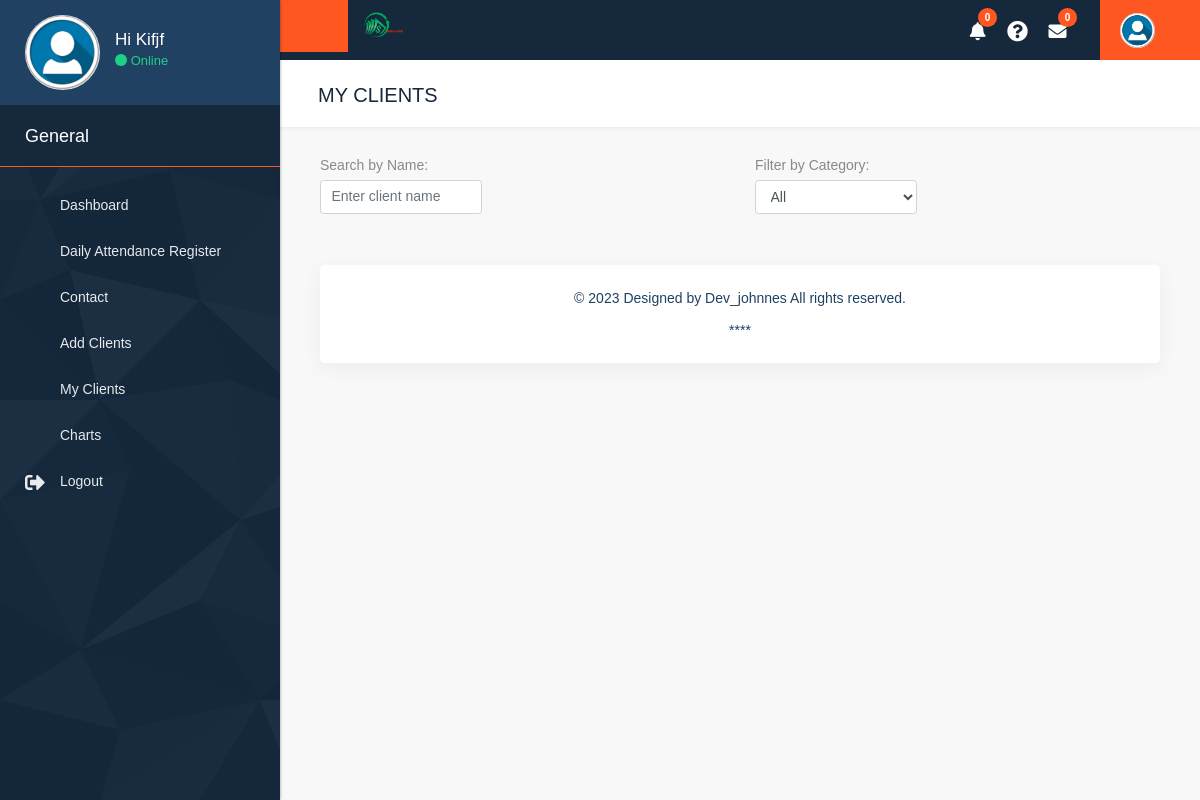
Page /user-clients/ (signed in) on the earlier database version.
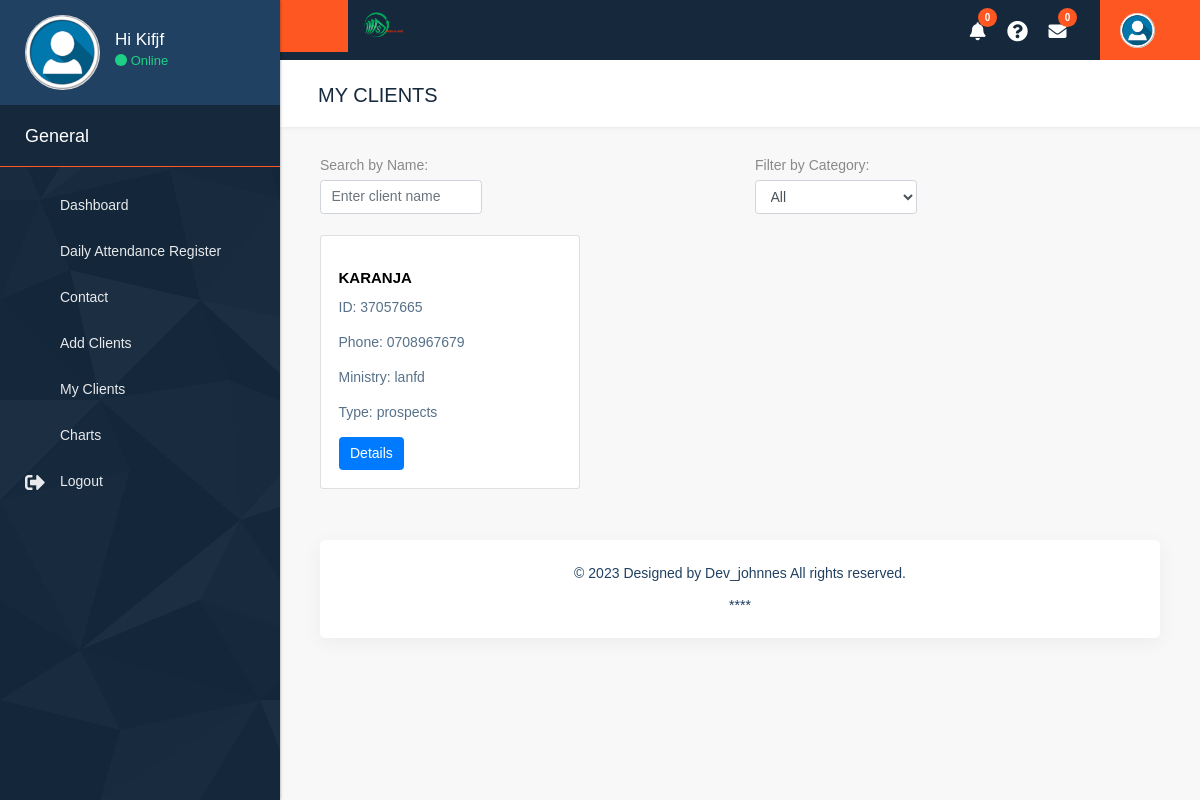
Same page on the later database version.
### accounts/models.py (models this page shows, shortened)
class Client(models.Model):
    user = models.ForeignKey(User, on_delete=models.CASCADE, blank=True, null=True)
    client_fullname = models.CharField(max_length=255)
    id_number = models.CharField(
                max_length=8,  # Allow up to 8 characters
                unique=True,
                validators=[
                    RegexValidator(
                        regex=r'^[0-9]{7,8}$',  # Only digits, 7 to 8 characters
                        message='ID number must be 7 to 8 digits long.',
                    ),
                ]
            )
    phone_number = models.CharField(
                max_length=12,  # Allow up to 12 characters
                validators=[
                    RegexValidator(
                        regex=r'^[0-9]{10,12}$',  # Only digits, 10 to 12 characters
                        message='Phone number must be 10 to 12 digits long.',
                    ),
                ]
            )
    ministry = models.CharField(max_length=255)
    TYPE_CHOICES = (
        ('prospects', 'Prospects'),
        ('lead', 'Lead'),
        ('conversion', 'Conversion'),
    )
    type = models.CharField(max_length=20, choices=TYPE_CHOICES)
    pf_number = models.CharField(max_length=255, blank=True, null=True)
    amount = models.DecimalField(max_digits=10, decimal_places=2, blank=True, null=True)
    comment = models.TextField(blank=True, null=True)
    pf_number_conversion = models.CharField(max_length=255, blank=True, null=True)
    password = models.CharField(max_length=255, blank=True, null=True)
    amount_applied = models.DecimalField(max_digits=10, decimal_places=2, blank=True, null=True)
    date_field = models.DateField(blank=True, null=True)
    comment_conversion = models.TextField(blank=True, null=True)
    TYPE_LOAN_CHOICES = (
        ('refinance', 'Refinance'),
        ('topup', 'Top-Up'),
        ('buyoff', 'Buy-Off'),
    )
    type_loan_qualify = models.CharField(max_length=20, choices=TYPE_LOAN_CHOICES, blank=True, null=True)

### accounts/views.py (the view)
# urls.py: path('user-clients/', views.user_clients, name='user_clients'),
@login_required
def user_clients(request):
    clients = Client.objects.filter(user=request.user)
    return render(request, 'member/user_clients.html', {'clients': clients})

### accounts/templates/member/user_clients.html (shortened to what this page needs)
{% extends 'member/base.html' %}
{% load static %}
{% block page_title %}MY CLIENTS{% endblock %}
{% block content %}
  <div class="row">
    <div class="col-md-6 mb-4">
      <label for="nameFilter">Search by Name:</label>
      <input type="text" id="nameFilter" class="form-control rounded-pill glowing-border" style="width: 40%;" placeholder="Enter client name">
    </div>
    <div class="col-md-6 mb-4">
      <label for="categoryFilter">Filter by Category:</label>
      <select id="categoryFilter" class="form-control" style="width: 40%;">
        <option value="all">All</option>
      </select>
    </div>
    {% for client in clients %}
      <div class="col-md-4 mb-4 client-card" data-category="{{ client.type }}" data-name="{{ client.client_fullname }}">
        <div class="card">
          <div class="card-icon">
          </div>
          <div class="card-body">
            <h5 class="card-title">{{ client.client_fullname }}</h5>
            <p class="card-text">ID: {{ client.id_number }}</p>
            <p class="card-text">Phone: {{ client.phone_number }}</p>
            <p class="card-text">Ministry: {{ client.ministry }}</p>
            <p class="card-text">Type: {{ client.type }}</p>
            <a href="{% url 'client_details' client.pk %}" class="btn btn-primary">Details</a>
          </div>
        </div>
      </div>
    {% endfor %}
  </div>
</div>
{% endblock %}

Differences in the rows shown:
added Client: client_fullname "KARANJA", id_number "37057665", phone_number "0708967679", ministry "lanfd", type "prospects"
